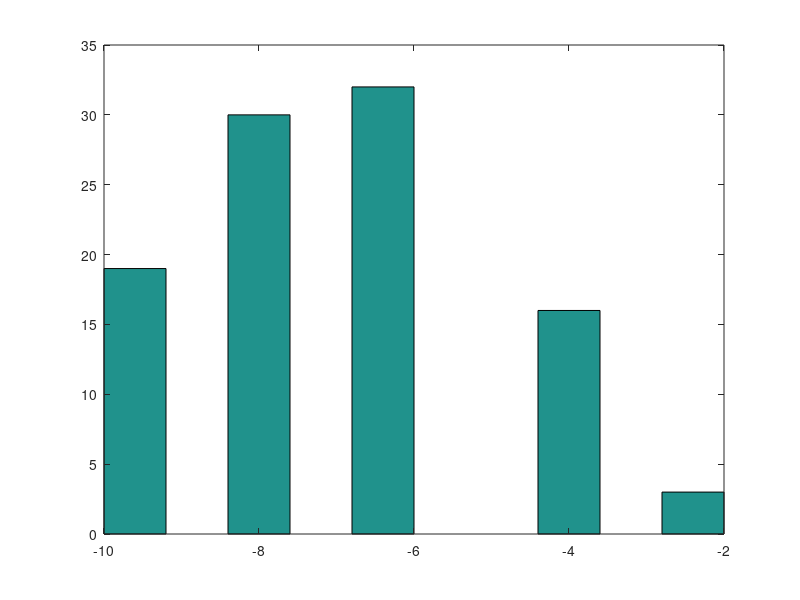

The MATLAB source for this figure:
function zar()
    n=10; %zar / joc
     
    N=100; %nr jocuri
    x=zeros(1,N);
    
    for i=1:N
        scor=0;
        for j=1:n
            p=randperm(6,1);
            if p==1
               scor=scor+2; 
            end
            if p>=2 || p<=5
                scor=scor-1;
            end 
        end
        x(i)=scor;
    end
    m=mean(x)
    v=var(x)
    hist(x);
end